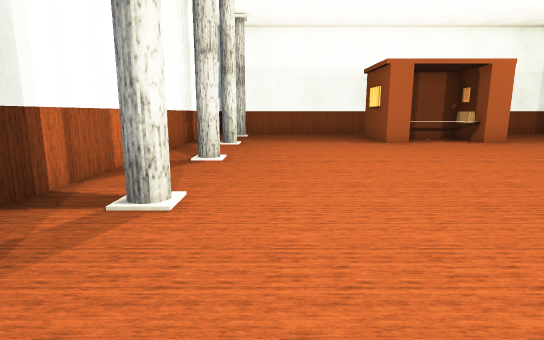
View 1 (above)

16 first-person views from a walk through a 3-D level made in the Unity game engine. The camera is 1.2 m above the floor, tilts 10° down and sees 80° across. The floor is counted in squares, 1 m on a side. Each view is taken from the middle of a square. On the plan, view 1 faces up. The plan holds only what a view shows up to about 14 squares ahead; the rest is blank. The player is left out. Some surface patterns are stand-ins.

View 2
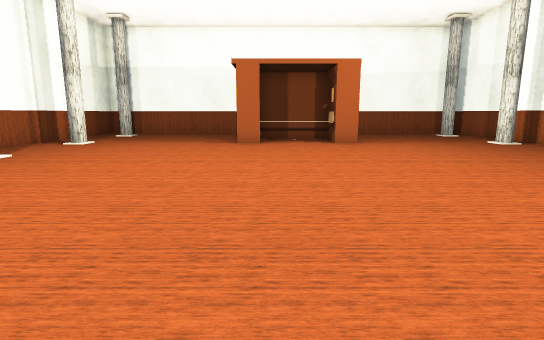

View 3
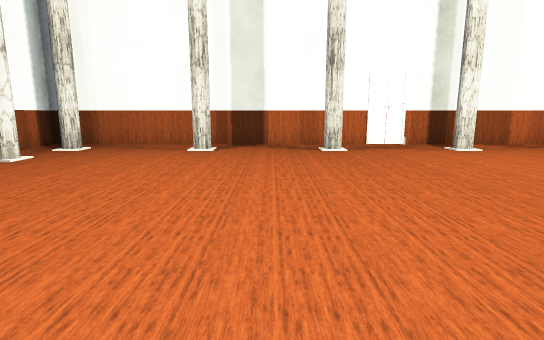

View 4
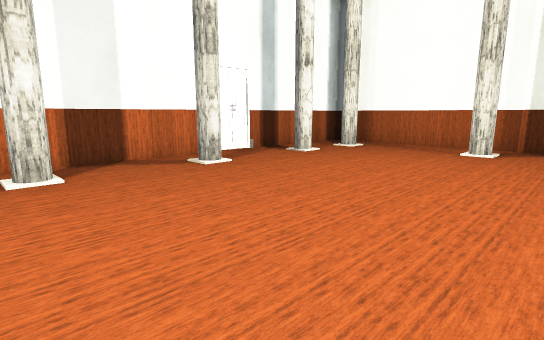

View 5
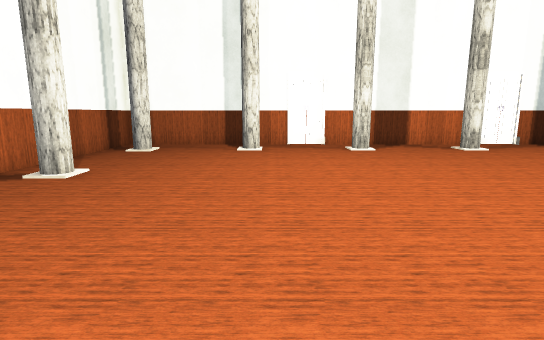

View 6
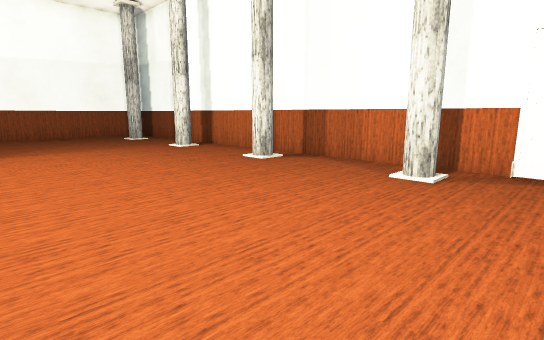

View 7
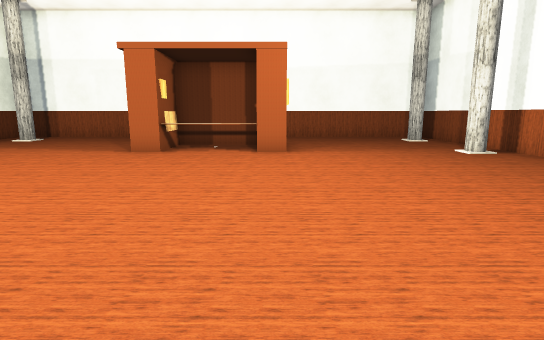

View 8
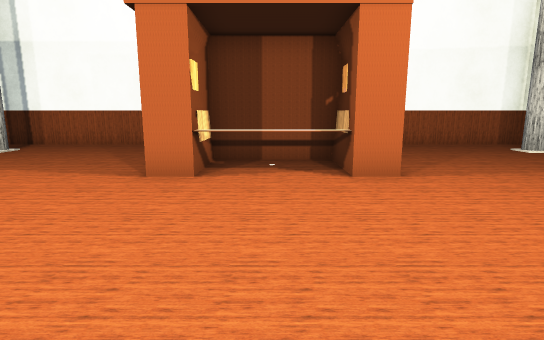

View 9
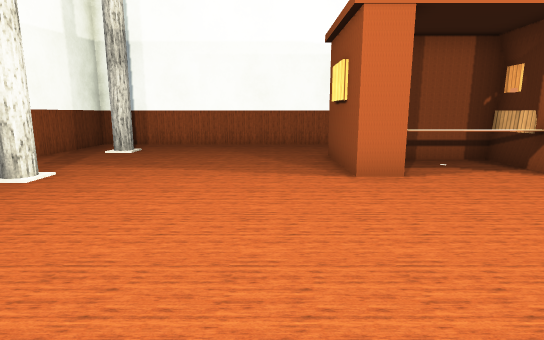

View 10
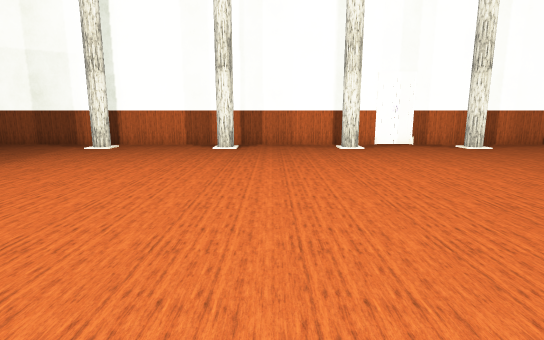

View 11
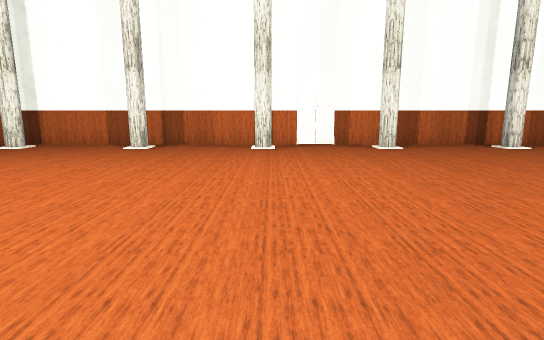

View 12
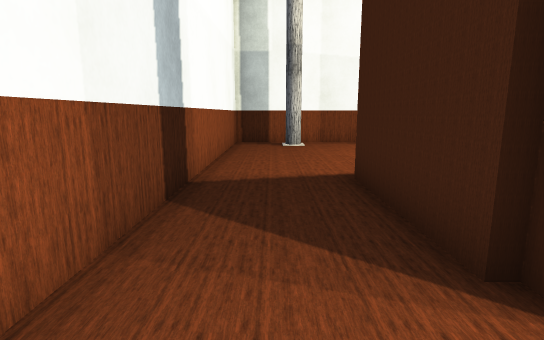

View 13
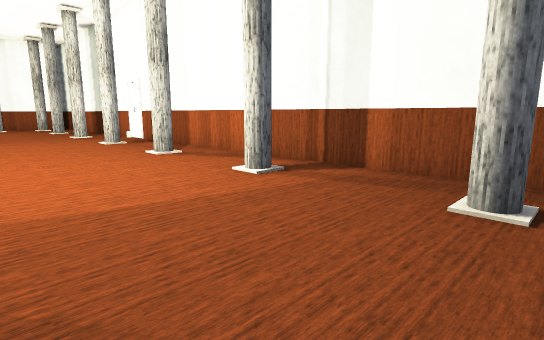

View 14
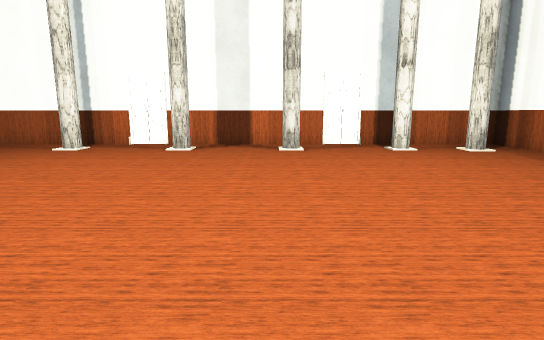

View 15
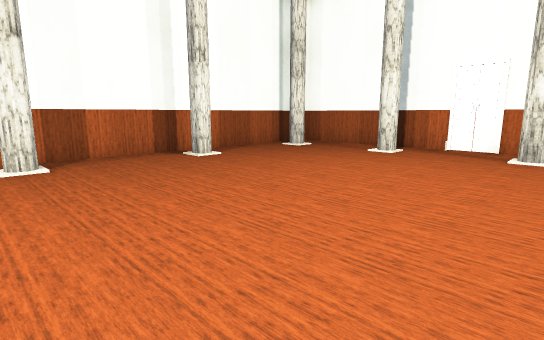

View 16
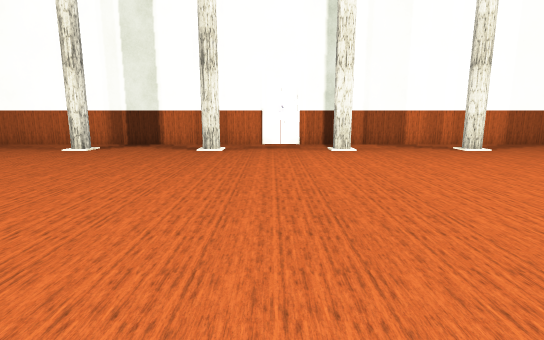

### Floor plan
Key: @ floor where view 1 was taken; # wall or solid block; . floor; O other object.
Columns run from 4 left of view 1 to 17 right of it. Each row starts with its distance up from view 1.
 20 ######################
 19 #....................#
 18 #....................#
 17 #.#................#.#
 16 #........#OOO#.......#
 15 #........OOOOO.......#
 14 #........#OOO .......#
 13 #.#................#.#
 12 #....................#
 11 #....................#
 10 #....................#
  9 #....................#
  8 #....................#
  7 #....................#
  6 #....................#
  5 #....................#
  4 #.#................#.#
  3 #....................#
  2 #....................#
  1 #....................#
  0 #.#.@..............#.#
 -1 #....................#
 -2 #....................#
 -3 #....................#
 -4 #.#................#.#
 -5 #....................#
 -6 #....................#
 -7 #....................#
 -8 #....................#
 -9 #....#......#...#....#
-10 #....................#
-11 ######################

Positions as (right, up) in squares from view 1, and headings:
1: (0, 0), facing up
2: (6, 0), facing up
3: (9, -2), facing left
4: (9, -2), facing down-left
5: (11, 2), facing down
6: (9, 2), facing up-right
7: (9, 3), facing up
8: (7, 7), facing up
9: (3, 7), facing up
10: (4, 7), facing right
11: (4, 4), facing right
12: (3, 18), facing right
13: (3, 18), facing down-left
14: (5, 2), facing down
15: (7, 1), facing down-right
16: (9, 2), facing left
